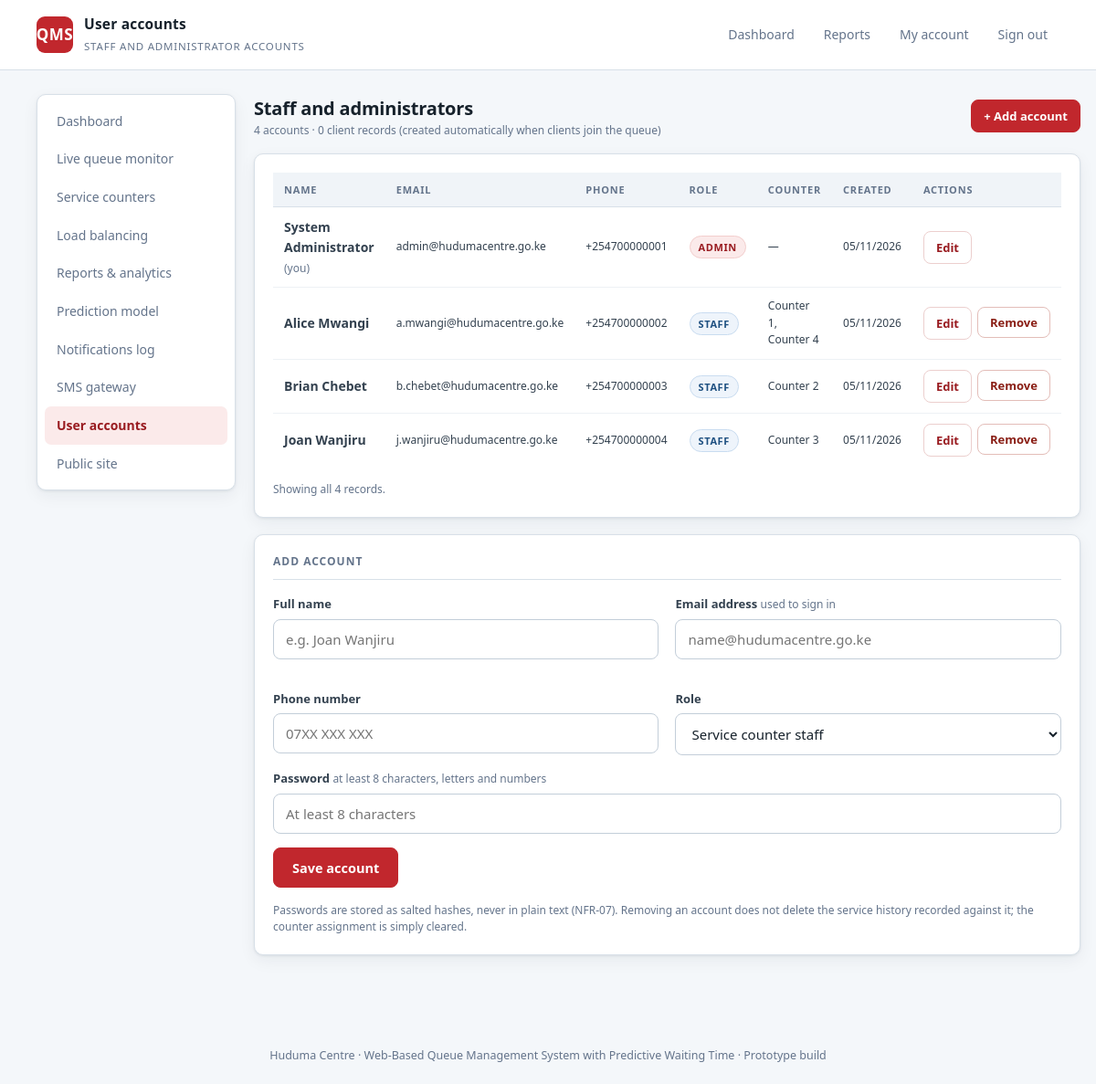
The page /admin/users.php (signed in) on the database its author committed.
### tables this page shows
CREATE TABLE user (
    user_id        INT AUTO_INCREMENT PRIMARY KEY,
    full_name      VARCHAR(120)  NOT NULL,
    phone_number   VARCHAR(20)   NOT NULL,
    email          VARCHAR(120)  DEFAULT NULL,
    password_hash  VARCHAR(255)  DEFAULT NULL,
    role           ENUM('client','staff','admin') NOT NULL DEFAULT 'client',
    created_at     DATETIME      NOT NULL DEFAULT CURRENT_TIMESTAMP,
    INDEX idx_user_phone (phone_number),
    UNIQUE KEY uq_user_email (email)
);

### includes/db.php (called while the page is built, shortened)
<?php
function db(): PDO
{
    static $pdo = null;
    if ($pdo === null) {
        $dsn = sprintf('mysql:host=%s;dbname=%s;charset=utf8mb4', DB_HOST, DB_NAME);
        try {
            $pdo = new PDO($dsn, DB_USER, DB_PASS, [
                PDO::ATTR_ERRMODE            => PDO::ERRMODE_EXCEPTION,
                PDO::ATTR_DEFAULT_FETCH_MODE => PDO::FETCH_ASSOC,
                PDO::ATTR_EMULATE_PREPARES   => false,
            ]);
        } catch (PDOException $e) {
            http_response_code(500);
            die('Database connection failed. Check config/config.php. '
                . (APP_DEBUG ? htmlspecialchars($e->getMessage()) : ''));
        }
    }
    return $pdo;
}
function q(string $sql, array $params = []): PDOStatement
{
    $stmt = db()->prepare($sql);
    $stmt->execute($params);
    return $stmt;
}
function q_all(string $sql, array $params = []): array
{
    return q($sql, $params)->fetchAll();
}
function q_val(string $sql, array $params = [], $default = null)
{
    $v = q($sql, $params)->fetchColumn();
    return $v === false ? $default : $v;
}

### includes/helpers.php (called while the page is built, shortened)
<?php
require_once __DIR__ . '/db.php';
function e(?string $s): string
{
    return htmlspecialchars((string)$s, ENT_QUOTES, 'UTF-8');
}

### includes/auth.php (called while the page is built, shortened)
<?php
require_once __DIR__ . '/helpers.php';
function auth_user(): ?array
{
    return $_SESSION['user'] ?? null;
}

### admin/users.php (the view, shortened to what this page needs)
<?php
require_once __DIR__ . '/../includes/layout.php';
require_once __DIR__ . '/../includes/pagination.php';
$user = require_role('admin');
$editing = null;
$total = (int)q_val('SELECT COUNT(*) FROM user WHERE role IN ("staff","admin")', [], 0);
$pg = paginate($total, 25);
$accounts = q_all(
    'SELECT u.*,
            (SELECT GROUP_CONCAT(sc.counter_name SEPARATOR ", ")
               FROM service_counter sc WHERE sc.assigned_staff_id = u.user_id) AS counters
       FROM user u
      WHERE u.role IN ("staff","admin")
      ORDER BY u.role DESC, u.full_name
      LIMIT ' . (int)$pg['per'] . ' OFFSET ' . (int)$pg['offset']
);
$clientCount = (int)q_val('SELECT COUNT(*) FROM user WHERE role = "client"', [], 0);
?>
<div class="side-layout">
  <nav class="sidenav">
    <a href="dashboard.php">Dashboard</a>
    <a href="monitor.php">Live queue monitor</a>
    <a href="counters.php">Service counters</a>
    <a href="balancing.php">Load balancing</a>
    <a href="reports.php">Reports &amp; analytics</a>
    <a href="model.php">Prediction model</a>
    <a href="notifications.php">Notifications log</a>
    <a href="gateway.php">SMS gateway</a>
    <a class="on" href="users.php">User accounts</a>
    <a href="../index.php">Public site</a>
  </nav>
  <div>
    <div style="display:flex; justify-content:space-between; align-items:center; margin-bottom:16px;">
      <div>
        <div class="page-title" style="font-size:20px;">Staff and administrators</div>
        <div class="tiny muted"><?= $total ?> account<?= $total === 1 ? '' : 's' ?>
          &middot; <?= number_format($clientCount) ?> client records (created automatically
          when clients join the queue)</div>
      </div>
      <a class="btn sm" href="users.php#form">+ Add account</a>
    </div>
    <div class="panel">
      <table>
        <thead><tr>
          <th>Name</th><th>Email</th><th>Phone</th><th>Role</th>
          <th>Counter</th><th>Created</th><th>Actions</th>
        </tr></thead>
        <tbody>
        <?php foreach ($accounts as $a): ?>
          <tr>
            <td><b><?= e($a['full_name']) ?></b>
              <?= (int)$a['user_id'] === $user['user_id']
                    ? ' <span class="tiny muted">(you)</span>' : '' ?></td>
            <td class="tiny"><?= e($a['email'] ?? '—') ?></td>
            <td class="tiny"><?= e($a['phone_number']) ?></td>
            <td><span class="badge <?= $a['role'] === 'admin' ? 'in_service' : 'checked_in' ?>">
                <?= e(strtoupper($a['role'])) ?></span></td>
            <td class="tiny"><?= e($a['counters'] ?? '—') ?></td>
            <td class="tiny"><?= e(date('d/m/Y', strtotime($a['created_at']))) ?></td>
            <td>
              <div style="display:flex; gap:6px;">
                <a class="btn ghost sm" href="users.php?edit=<?= (int)$a['user_id'] ?>#form">Edit</a>
                <?php if ((int)$a['user_id'] !== $user['user_id']): ?>
                  <form method="post" style="display:inline;">
                    <button class="btn danger sm" name="action" value="delete"
                            onclick="return confirm('Remove <?= e(addslashes($a['full_name'])) ?>?');">
                      Remove</button>
                  </form>
                <?php endif; ?>
              </div>
            </td>
          </tr>
        <?php endforeach; ?>
        </tbody>
      </table>
      <?= pager($pg) ?>
    </div>
    <div class="panel" id="form">
      <h2><?= $editing ? 'Edit account' : 'Add account' ?></h2>
      <form method="post" autocomplete="off">
        <div class="grid g2">
          <div>
            <label for="full_name">Full name</label>
            <input type="text" id="full_name" name="full_name" required
                   value="<?= e($editing['full_name'] ?? '') ?>" placeholder="e.g. Joan Wanjiru">
          </div>
          <div>
            <label for="email">Email address <span class="hint">used to sign in</span></label>
            <input type="email" id="email" name="email" required
                   value="<?= e($editing['email'] ?? '') ?>"
                   placeholder="name@hudumacentre.go.ke">
          </div>
          <div>
            <label for="phone_number">Phone number</label>
            <input type="tel" id="phone_number" name="phone_number" required
                   value="<?= e($editing['phone_number'] ?? '') ?>" placeholder="07XX XXX XXX">
          </div>
          <div>
            <label for="role">Role</label>
            <select id="role" name="role">
              <option value="staff" <?= ($editing['role'] ?? 'staff') === 'staff' ? 'selected' : '' ?>>
                Service counter staff</option>
            </select>
          </div>
        </div>
        <label for="password">
          <?= $editing ? 'New password' : 'Password' ?>
          <span class="hint">
            <?= $editing
                  ? 'leave blank to keep the current password'
                  : 'at least 8 characters, letters and numbers' ?></span>
        </label>
        <input type="password" id="password" name="password"
               <?= $editing ? '' : 'required' ?> autocomplete="new-password"
               placeholder="<?= $editing ? 'Unchanged' : 'At least 8 characters' ?>">
        <div class="btn-row">
          <button class="btn" name="action" value="save">Save account</button>
        </div>
      </form>
      <p class="tiny muted mt">
        Passwords are stored as salted hashes, never in plain text (NFR-07).
        Removing an account does not delete the service history recorded against
        it; the counter assignment is simply cleared.
      </p>
    </div>
  </div>
</div>

### assets/css/style.css (style rules this page uses)
:root { --ink: #16212b; --muted: #64748b; --line: #d8e0e8; --bg: #f4f7fa; --panel: #ffffff; --brand: #c1272d; --brand-dk: #991b20; --brand-lt: #fbeaea; --accent: #b4531f; --danger: #8a1f16; --ok: #12603f; --warn: #8a6412; --radius: 10px; --shadow: 0 1px 3px rgba(16,32,48,.08), 0 6px 18px rgba(16,32,48,.06); }
* { box-sizing: border-box; margin: 0; padding: 0; }
body { font-family: "Segoe UI", system-ui, -apple-system, Roboto, Arial, sans-serif; background: var(--bg); color: var(--ink); line-height: 1.55; font-size: 15px; }
a { color: var(--brand); }
.page-title { font-size: 25px; font-weight: 700; letter-spacing: -.2px; }
.panel { background: var(--panel); border: 1px solid var(--line); border-radius: var(--radius); padding: 20px; box-shadow: var(--shadow); margin-bottom: 18px; }
.panel h2 { font-size: 12px; text-transform: uppercase; letter-spacing: 1px; color: var(--muted); font-weight: 700; padding-bottom: 10px; margin-bottom: 16px; border-bottom: 1px solid var(--line); }
.grid { display: grid; gap: 18px; }
.g2 { grid-template-columns: repeat(2, minmax(0,1fr)); }
label { display: block; font-size: 13px; font-weight: 600; margin-bottom: 6px; color: #33414f; }
.hint { font-weight: 400; color: var(--muted); font-size: 12px; }
input[type=text], input[type=tel], input[type=email], input[type=password], select, textarea { width: 100%; padding: 11px 13px; font-size: 15px; font-family: inherit; border: 1px solid #c3ced9; border-radius: 8px; background: #fff; color: var(--ink); margin-bottom: 15px; transition: border-color .12s, box-shadow .12s; }
.btn { display: inline-flex; align-items: center; justify-content: center; gap: 8px; padding: 11px 20px; border-radius: 8px; border: 1px solid var(--brand); background: var(--brand); color: #fff; font-size: 14.5px; font-weight: 600; font-family: inherit; cursor: pointer; text-decoration: none; }
.btn.ghost { background: #fff; color: var(--brand-dk); border-color: #eccfce; }
.btn.danger { background: #fff; color: var(--danger); border-color: #e3bdb8; }
.btn.sm { padding: 7px 13px; font-size: 13px; }
.btn-row { display: flex; gap: 10px; flex-wrap: wrap; }
table { width: 100%; border-collapse: collapse; font-size: 14px; }
th { text-align: left; padding: 10px 12px; background: #f0f4f8; font-size: 11px; text-transform: uppercase; letter-spacing: .8px; color: var(--muted); font-weight: 700; border-bottom: 1px solid var(--line); }
td { padding: 11px 12px; border-bottom: 1px solid #edf1f5; color: #33414f; }
tr:last-child td { border-bottom: none; }
.badge { display: inline-block; padding: 3px 9px; border-radius: 20px; font-size: 11px; font-weight: 700; text-transform: uppercase; letter-spacing: .6px; border: 1px solid; }
.badge.checked_in { background:#eef4fb; color:#1d4f80; border-color:#c9dcf0; }
.badge.in_service { background:var(--brand-lt); color:var(--brand-dk); border-color:#f3cecd; }
.side-layout { display: grid; grid-template-columns: 218px 1fr; gap: 20px; align-items: start; }
.sidenav { background: var(--panel); border: 1px solid var(--line); border-radius: var(--radius); padding: 8px; box-shadow: var(--shadow); position: sticky; top: 90px; }
.sidenav a { display: block; padding: 10px 13px; border-radius: 7px; text-decoration: none; color: var(--muted); font-size: 14px; font-weight: 500; }
.sidenav a.on { background: var(--brand-lt); color: var(--brand-dk); font-weight: 600; }
.muted { color: var(--muted); }
.tiny { font-size: 12px; }
.mt { margin-top: 16px; }

### rows shown on the page
user: full_name "System Administrator", shows "(you)", email "admin@hudumacentre.go.ke", phone_number "+254700000001", role "ADMIN", counters "—", created_at "05/11/2026"
user: full_name "Alice Mwangi", email "a.mwangi@hudumacentre.go.ke", phone_number "+254700000002", role "STAFF", counters "Counter 1, Counter 4", created_at "05/11/2026"
user: full_name "Brian Chebet", email "b.chebet@hudumacentre.go.ke", phone_number "+254700000003", role "STAFF", counters "Counter 2", created_at "05/11/2026"
user: full_name "Joan Wanjiru", email "j.wanjiru@hudumacentre.go.ke", phone_number "+254700000004", role "STAFF", counters "Counter 3", created_at "05/11/2026"

### other values the page prints
$opts['heading'] "User accounts"
$opts['subheading'] "STAFF AND ADMINISTRATOR ACCOUNTS"
$total "4"
$clientCount "0"
$p['total'] "4"
CENTRE_NAME "Huduma Centre"
